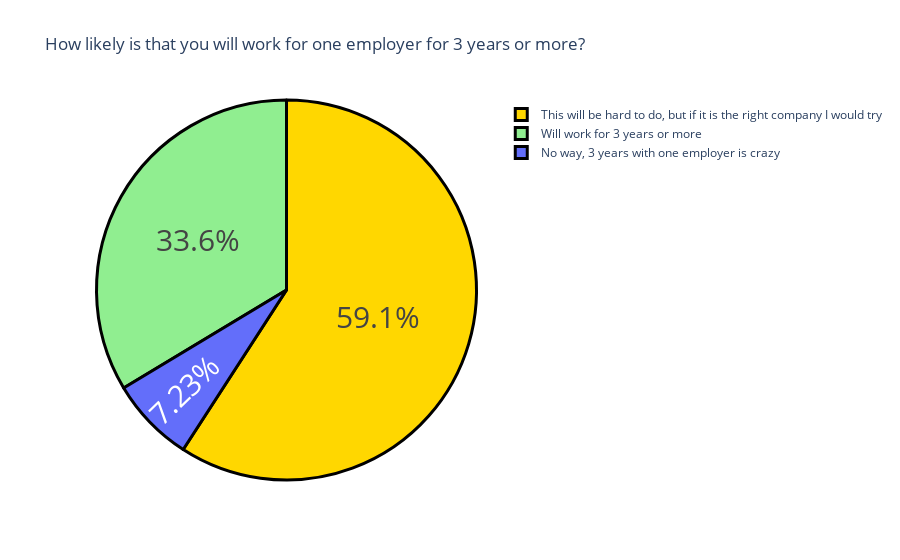

The notebook cell this image was saved under:
### Markdown cell above
## Now let’s have a look at how likely Genz is to work for one employer for three years or more:

### Code cell
question3 = "How likely is that you will work for one employer for 3 years or more ?"
question3 = data[question3].value_counts()
label = question3.index
counts = question3.values
colors = ['gold','lightgreen']
fig = go.Figure(data=[go.Pie(labels=label, values=counts)])
fig.update_layout(title_text='How likely is that you will work for one employer for 3 years or more?')
fig.update_traces(hoverinfo='label+value', textinfo='percent', textfont_size=30,
                  marker=dict(colors=colors, line=dict(color='black', width=3)))
fig.show()

### Figure 1 — Plotly figure (JSON) as saved in the notebook; plotly's stock layout.template omitted (floating-point values rounded to 4 significant figures)
{"data": [{"hoverinfo": "label+value", "labels": ["This will be hard to do, but if it is the right company I would try", "Will work for 3 years or more", "No way, 3 years with one employer is crazy"], "marker": {"colors": ["gold", "lightgreen"], "line": {"color": "black", "width": 3}}, "textfont": {"size": 30}, "textinfo": "percent", "type": "pie", "values": [139, 79, 17]}], "layout": {"title": {"text": "How likely is that you will work for one employer for 3 years or more?"}}}
